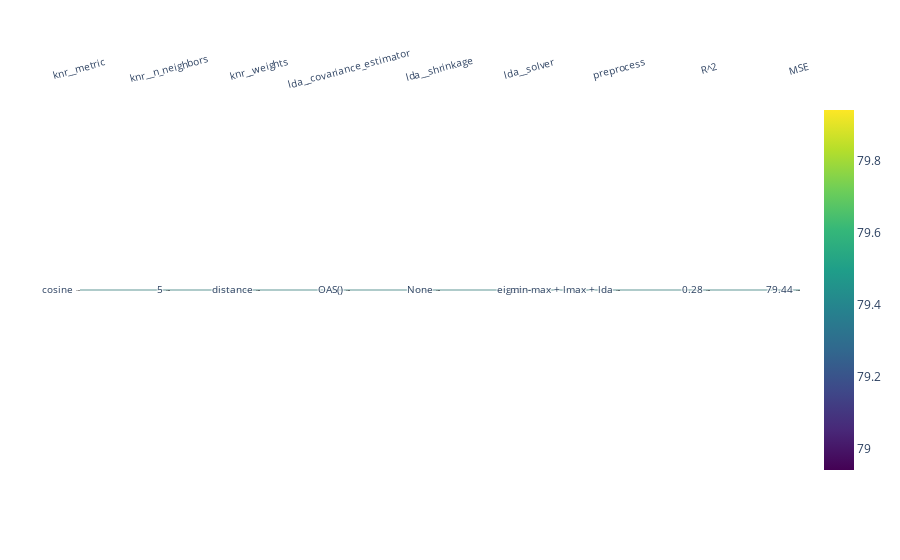

This figure's notebook cell:
### Code cell
print_results(
    name_estimator,
    best_preprocessor,
    best_estimator,
    best_predictions,
)

### Figure 1 — Plotly figure (JSON) as saved in the notebook; plotly's stock layout.template omitted (floating-point values rounded to 4 significant figures)
{"data": [{"dimensions": [{"label": "knr__metric", "ticktext": ["cosine"], "tickvals": [0], "values": [0]}, {"label": "knr__n_neighbors", "ticktext": [5], "tickvals": [0], "values": [0]}, {"label": "knr__weights", "ticktext": ["distance"], "tickvals": [0], "values": [0]}, {"label": "lda__covariance_estimator", "ticktext": ["OAS()"], "tickvals": [0], "values": [0]}, {"label": "lda__shrinkage", "ticktext": ["None"], "tickvals": [0], "values": [0]}, {"label": "lda__solver", "ticktext": ["eigen"], "tickvals": [0], "values": [0]}, {"label": "preprocess", "ticktext": ["min-max + lmax + lda"], "tickvals": [0], "values": [0]}, {"label": "R^2", "tickvals": [0.28], "values": [0.28]}, {"label": "MSE", "tickvals": [79.44], "values": [79.44]}], "labelangle": -15, "line": {"color": [79.44], "colorscale": [[0, "#440154"], [0.1111, "#482878"], [0.2222, "#3e4989"], [0.3333, "#31688e"], [0.4444, "#26828e"], [0.5556, "#1f9e89"], [0.6667, "#35b779"], [0.7778, "#6ece58"], [0.8889, "#b5de2b"], [1, "#fde725"]], "showscale": true}, "type": "parcoords"}], "layout": {}}
